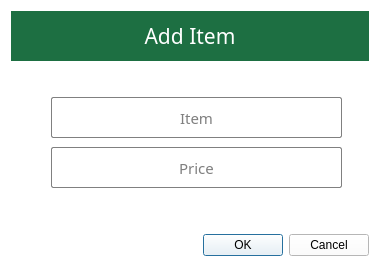
<?xml version="1.0" encoding="UTF-8"?>
<ui version="4.0">
 <class>Dialog</class>
 <widget class="QDialog" name="Dialog">
  <property name="geometry">
   <rect>
    <x>0</x>
    <y>0</y>
    <width>380</width>
    <height>268</height>
   </rect>
  </property>
  <property name="minimumSize">
   <size>
    <width>306</width>
    <height>256</height>
   </size>
  </property>
  <property name="maximumSize">
   <size>
    <width>603</width>
    <height>547</height>
   </size>
  </property>
  <property name="windowTitle">
   <string>Dialog</string>
  </property>
  <property name="styleSheet">
   <string notr="true">background-color: rgb(255, 255, 255);</string>
  </property>
  <layout class="QVBoxLayout" name="verticalLayout">
   <item>
    <widget class="QWidget" name="menu_widget" native="true">
     <property name="minimumSize">
      <size>
       <width>0</width>
       <height>50</height>
      </size>
     </property>
     <property name="maximumSize">
      <size>
       <width>16777215</width>
       <height>50</height>
      </size>
     </property>
     <property name="styleSheet">
      <string notr="true">background-color: rgb(29, 111, 66);</string>
     </property>
     <layout class="QHBoxLayout" name="horizontalLayout_2">
      <property name="spacing">
       <number>0</number>
      </property>
      <property name="leftMargin">
       <number>0</number>
      </property>
      <property name="topMargin">
       <number>0</number>
      </property>
      <property name="rightMargin">
       <number>0</number>
      </property>
      <property name="bottomMargin">
       <number>0</number>
      </property>
      <item>
       <widget class="QWidget" name="widget_3" native="true"/>
      </item>
      <item>
       <widget class="QLabel" name="item_label">
        <property name="font">
         <font>
          <family>Segoe UI Light</family>
          <pointsize>16</pointsize>
         </font>
        </property>
        <property name="styleSheet">
         <string notr="true">color: rgb(255, 255, 255);</string>
        </property>
        <property name="text">
         <string>Add Item</string>
        </property>
        <property name="alignment">
         <set>Qt::AlignCenter</set>
        </property>
       </widget>
      </item>
      <item>
       <widget class="QWidget" name="widget_2" native="true"/>
      </item>
     </layout>
    </widget>
   </item>
   <item>
    <widget class="QWidget" name="widget" native="true">
     <property name="minimumSize">
      <size>
       <width>585</width>
       <height>444</height>
      </size>
     </property>
     <property name="maximumSize">
      <size>
       <width>585</width>
       <height>16777215</height>
      </size>
     </property>
     <widget class="QLineEdit" name="item">
      <property name="geometry">
       <rect>
        <x>40</x>
        <y>30</y>
        <width>291</width>
        <height>41</height>
       </rect>
      </property>
      <property name="font">
       <font>
        <family>Segoe UI Light</family>
        <pointsize>11</pointsize>
        <weight>3</weight>
        <italic>false</italic>
        <bold>false</bold>
       </font>
      </property>
      <property name="styleSheet">
       <string notr="true">
border : 1 solid gray;
border-radius:  2;
font: 25 11pt &quot;Segoe UI Light&quot;;</string>
      </property>
      <property name="echoMode">
       <enum>QLineEdit::Normal</enum>
      </property>
      <property name="alignment">
       <set>Qt::AlignCenter</set>
      </property>
      <property name="placeholderText">
       <string>Item</string>
      </property>
     </widget>
     <widget class="QLineEdit" name="price">
      <property name="geometry">
       <rect>
        <x>40</x>
        <y>80</y>
        <width>291</width>
        <height>41</height>
       </rect>
      </property>
      <property name="font">
       <font>
        <family>Segoe UI Light</family>
        <pointsize>11</pointsize>
        <weight>3</weight>
        <italic>false</italic>
        <bold>false</bold>
       </font>
      </property>
      <property name="styleSheet">
       <string notr="true">
border : 1 solid gray;
border-radius:  2;
font: 25 11pt &quot;Segoe UI Light&quot;;</string>
      </property>
      <property name="echoMode">
       <enum>QLineEdit::Normal</enum>
      </property>
      <property name="alignment">
       <set>Qt::AlignCenter</set>
      </property>
      <property name="placeholderText">
       <string>Price</string>
      </property>
     </widget>
    </widget>
   </item>
   <item>
    <widget class="QDialogButtonBox" name="buttonBox">
     <property name="minimumSize">
      <size>
       <width>0</width>
       <height>23</height>
      </size>
     </property>
     <property name="maximumSize">
      <size>
       <width>16777215</width>
       <height>23</height>
      </size>
     </property>
     <property name="orientation">
      <enum>Qt::Horizontal</enum>
     </property>
     <property name="standardButtons">
      <set>QDialogButtonBox::Cancel|QDialogButtonBox::Ok</set>
     </property>
    </widget>
   </item>
  </layout>
 </widget>
 <resources>
  <include location="../archive-system/icons.qrc"/>
 </resources>
 <connections>
  <connection>
   <sender>buttonBox</sender>
   <signal>accepted()</signal>
   <receiver>Dialog</receiver>
   <slot>accept()</slot>
   <hints>
    <hint type="sourcelabel">
     <x>248</x>
     <y>254</y>
    </hint>
    <hint type="destinationlabel">
     <x>157</x>
     <y>274</y>
    </hint>
   </hints>
  </connection>
  <connection>
   <sender>buttonBox</sender>
   <signal>rejected()</signal>
   <receiver>Dialog</receiver>
   <slot>reject()</slot>
   <hints>
    <hint type="sourcelabel">
     <x>316</x>
     <y>260</y>
    </hint>
    <hint type="destinationlabel">
     <x>286</x>
     <y>274</y>
    </hint>
   </hints>
  </connection>
 </connections>
</ui>
